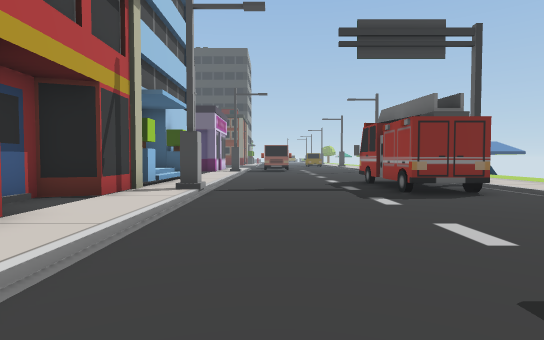
View 1 (above)

24 first-person views from a walk through a 3-D level made in the Unity game engine. The camera is 1.5 m above the floor, tilts 2° down and sees 80° across. The floor is counted in squares, 2 m on a side. Each view is taken from the middle of a square. On the plan, view 1 faces up. The plan holds only what a view shows up to about 11 squares ahead; the rest is blank. The place goes on beyond the plan.

View 2
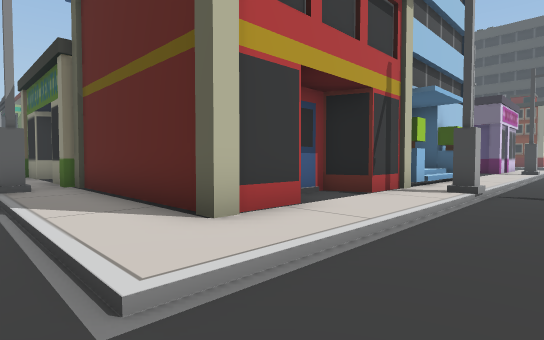

View 3
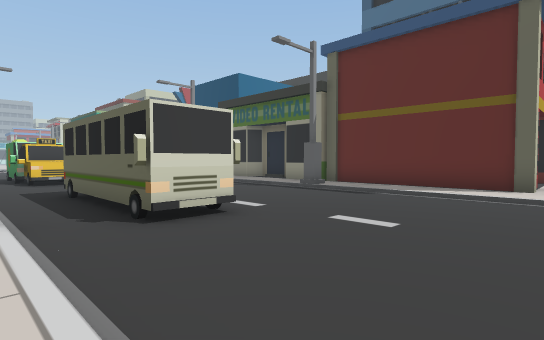

View 4
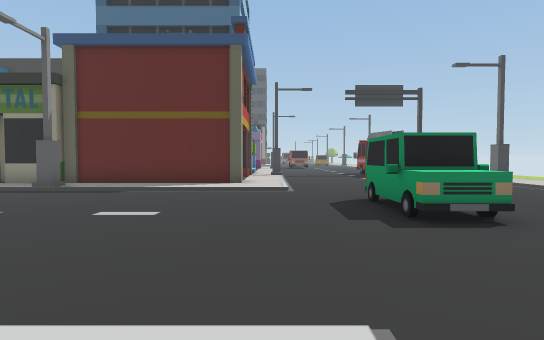

View 5
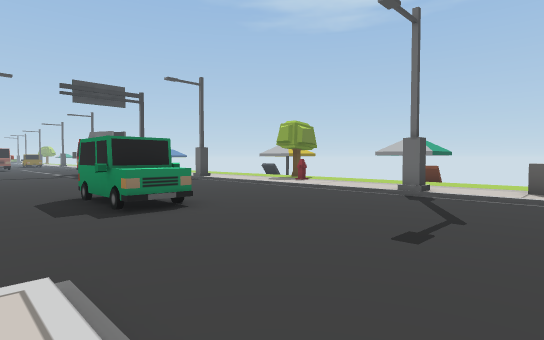

View 6
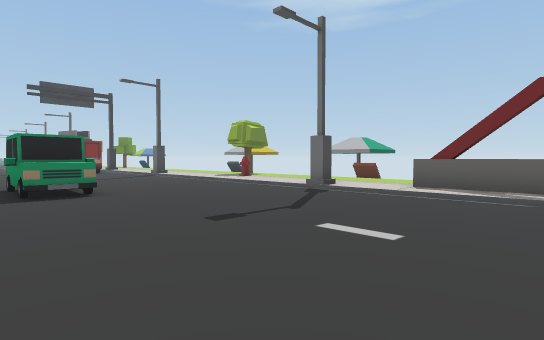

View 7
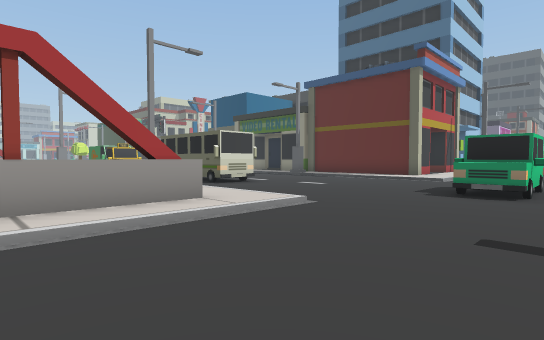

View 8
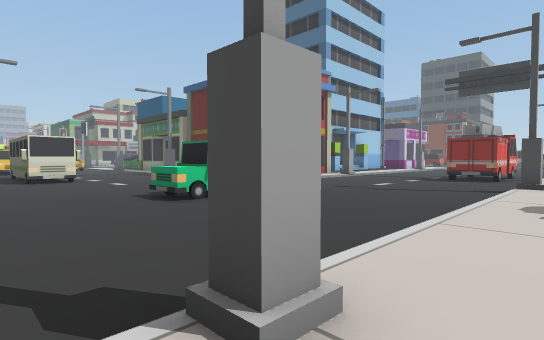

View 9
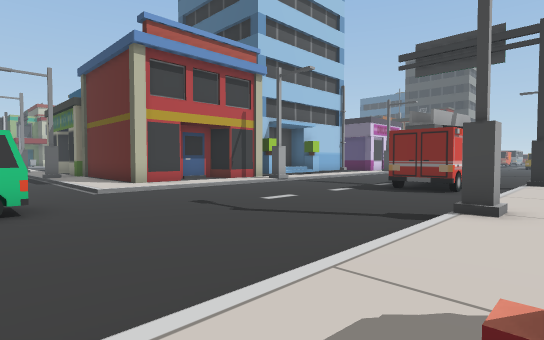

View 10
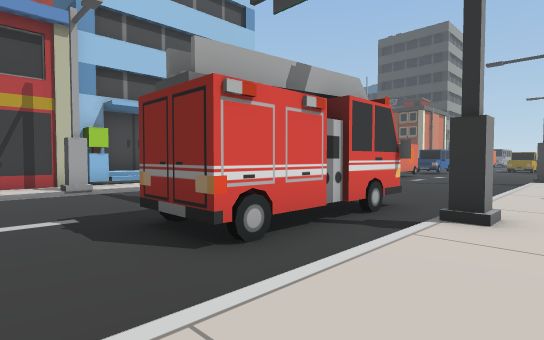

View 11
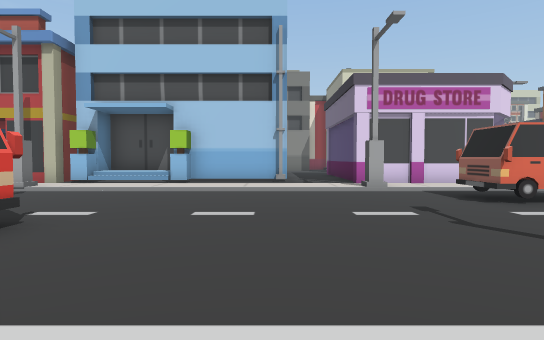

View 12
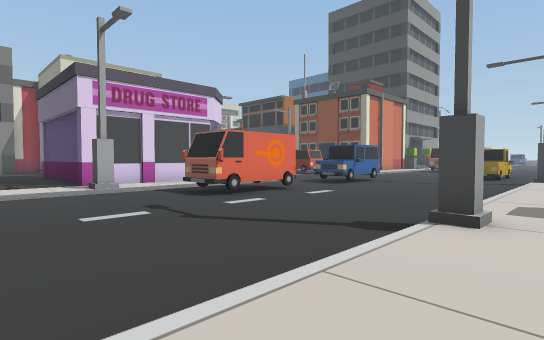

View 13
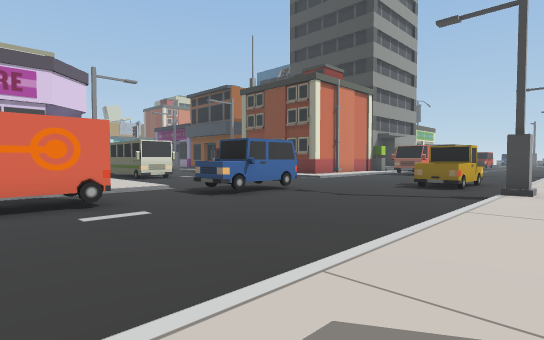

View 14
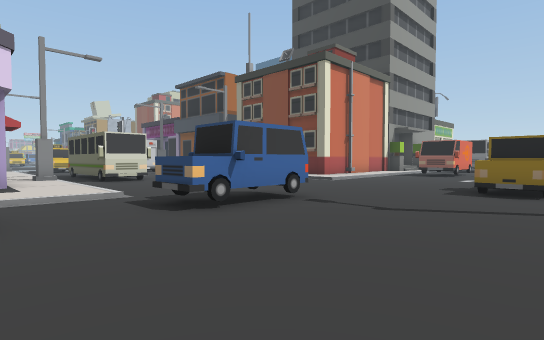

View 15
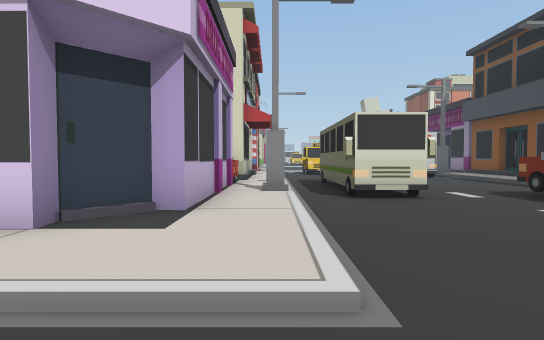

View 16
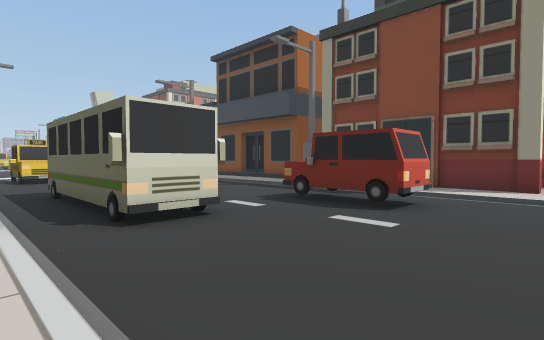

View 17
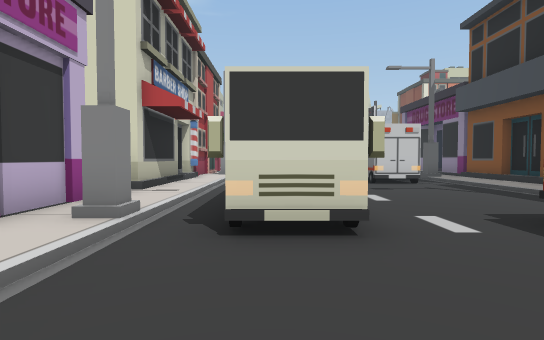

View 18
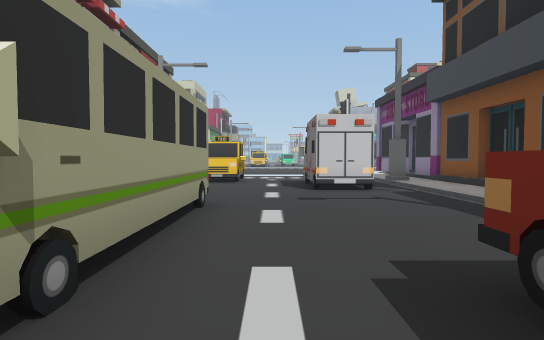

View 19
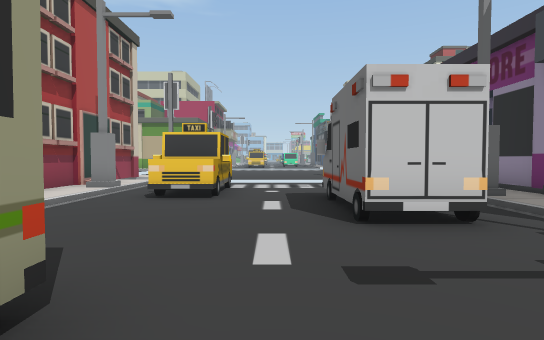

View 20
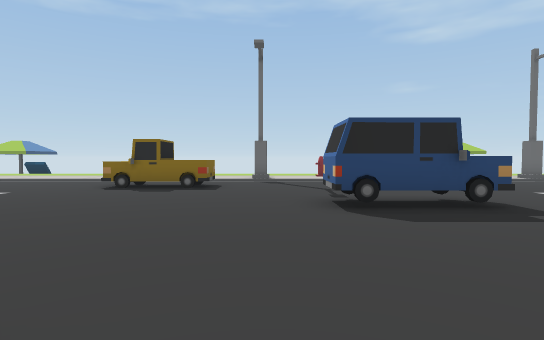

View 21
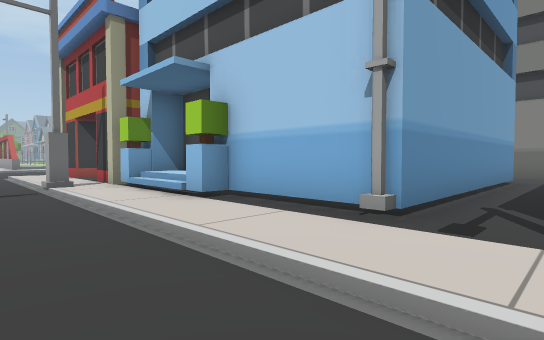

View 22
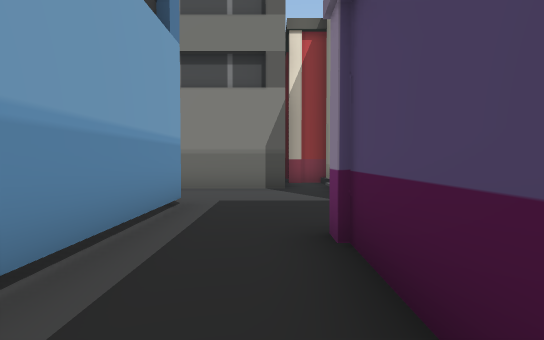

View 23
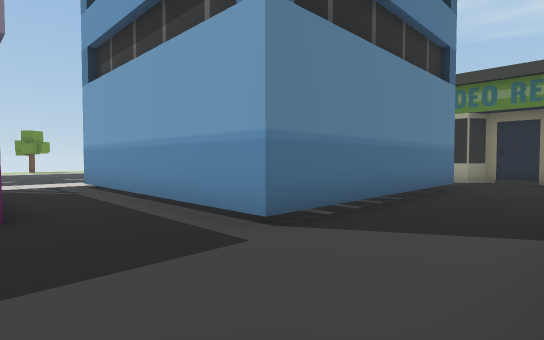

View 24
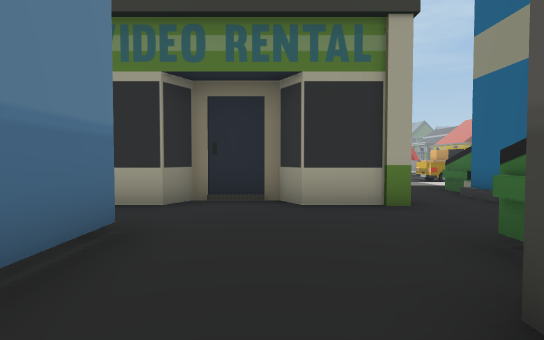

### Floor plan
Key: @ floor where view 1 was taken; # wall or solid block; . main floor; : floor 0.25 m higher than the main floor; / step, stairs or slope; = window, fence, low wall or low ledge; ^ raised ledge; B building; T truck; A van; U bus; C car; H hydrant; M dumpster; O other object.
Columns run from 21 left of view 1 to 7 right of it. Each row starts with its distance up from view 1.
 32      ####/#    B###   .....:
 31       #::/::    ::: ....OO.:
 30       ..................OO.:
 29       O #.....CCCC......OO.:
 28    ...O##......CC..........:
 27    ........................#
 26    .##O....#####.....CC....:
 25    O OO....U####.....CC....:
 24     .................CC....::
 23    :#:::::::::#:::::.......::
 22  ###########O#####::.......::
 21 B           O    ##:.AA....::
 20 B           O     #:. A....::
 19                   #:.AA....::
 18       ##          #:.AA....#:
 17       #::::::#######.......::
 16         #:::::::::::.......::
 15         #:::::::::::.......::
 14         #::#######::.......::
 13          ::#     #::.......:
 12          ::#     #::.......:
 11          ::#     #B:....TT.:
 10         #::#      //....##./:
  9       MM:::#      //....##.#:
  8       MM:::#     #B:....##.::
  7       ::::::     ##:....##.::
  6       :##::##    ##:.......::
  5      #: ####     #::.......::
  4     MM:  ##       ::.......:
  3     M:: ####      #:.......#:
  2     :: ##::########:.......::
  1            ::#::::::.......::
  0            ..........@.....::
 -1            ..........CC....:H
 -2              ........CC....::
 -3               .......CC....::
 -4       #O       #.....CC....::
 -5      AOO...U####...........::
 -6      ......................#:
 -7               #:::::.......::
 -8                   ^:.......:^
 -9                   #:.......:
-10                   =:.......:
-11                   ^:......

Where each view was taken, in squares from view 1:
view 1: 0 up, 0 right, facing up
view 2: 0 up, 0 right, facing up-left
view 3: 7 down, 2 left, facing up-left
view 4: 8 down, 2 left, facing up
view 5: 9 down, 2 left, facing up-right
view 6: 11 down, 1 left, facing up-right
view 7: 11 down, 2 right, facing up-left
view 8: 7 down, 7 right, facing up-left
view 9: 2 down, 7 right, facing up-left
view 10: 5 up, 7 right, facing up-left
view 11: 14 up, 7 right, facing left
view 12: 14 up, 7 right, facing up-left
view 13: 19 up, 7 right, facing up-left
view 14: 21 up, 5 right, facing up-left
view 15: 23 up, 0 right, facing left
view 16: 23 up, 2 left, facing up-left
view 17: 25 up, 3 left, facing left
view 18: 27 up, 5 left, facing left
view 19: 27 up, 9 left, facing left
view 20: 27 up, 5 left, facing right
view 21: 16 up, 0 right, facing down-left
view 22: 16 up, 5 left, facing left
view 23: 17 up, 13 left, facing down-right
view 24: 11 up, 12 left, facing down
